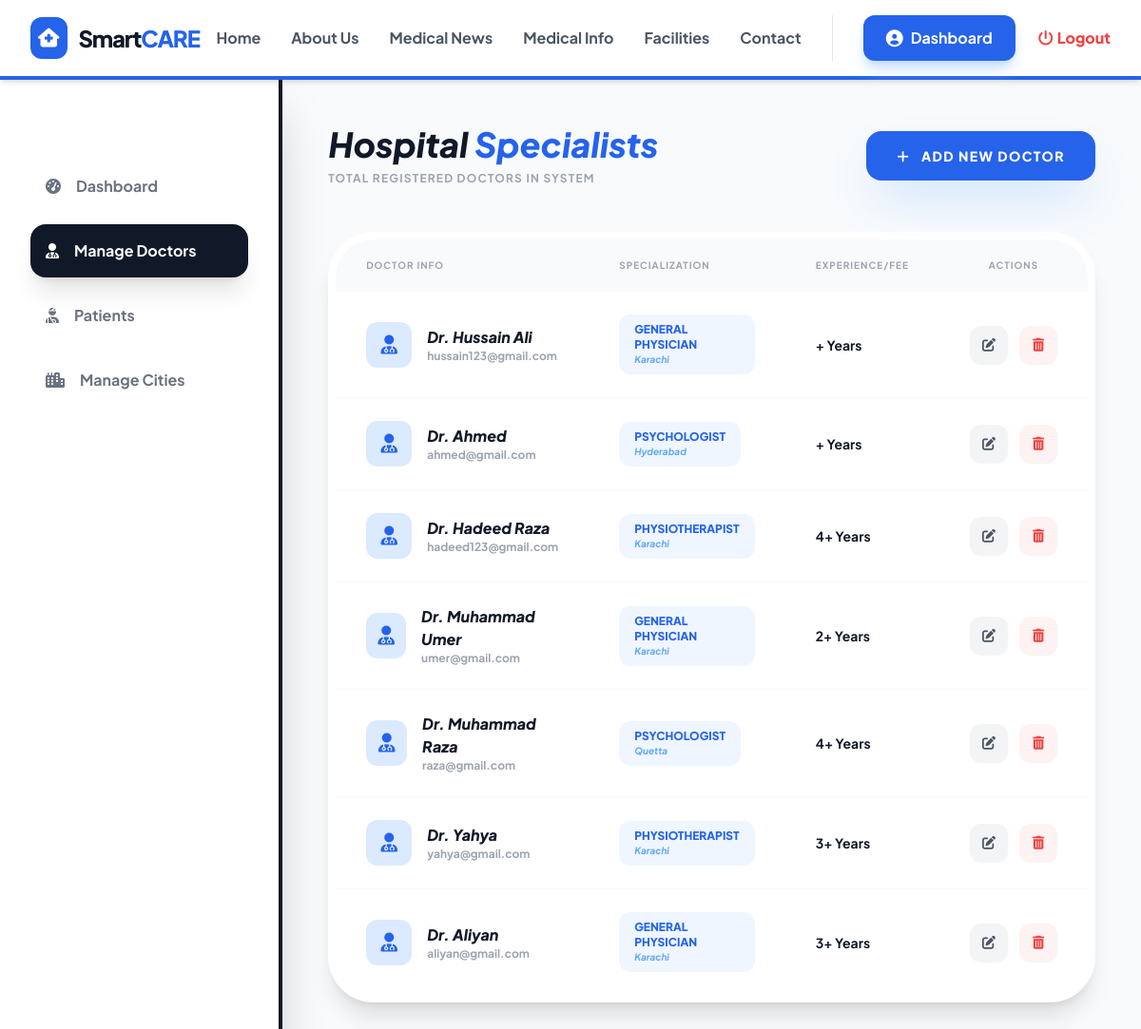
Page /manage_doctors.php (signed in) on the committed database.
### tables this page shows
CREATE TABLE `doctors` (
  `doctor_id` int(11) NOT NULL,
  `user_id` int(11) NOT NULL,
  `city_id` int(11) NOT NULL,
  `specialization` varchar(100) DEFAULT NULL,
  `qualification` varchar(255) DEFAULT NULL,
  `experience_years` int(11) DEFAULT NULL,
  `doctor_phone` varchar(15) DEFAULT NULL,
  `doctor_email` varchar(100) DEFAULT NULL,
  `availability_status` text DEFAULT NULL,
  `consultation_fee` int(11) DEFAULT 0,
  `doc_name` varchar(100) DEFAULT NULL
);

CREATE TABLE `users` (
  `user_id` int(11) NOT NULL,
  `username` varchar(50) NOT NULL,
  `password` varchar(255) NOT NULL,
  `role_id` int(11) NOT NULL,
  `email` varchar(100) NOT NULL,
  `full_name` varchar(100) NOT NULL,
  `address` text NOT NULL,
  `phone_number` varchar(15) NOT NULL,
  `reset_token` varchar(255) DEFAULT NULL,
  `token_expiry` datetime DEFAULT NULL
);

CREATE TABLE `cities` (
  `city_id` int(11) NOT NULL,
  `city_name` varchar(100) NOT NULL
);

### manage_doctors.php (the view, shortened to what this page needs)
<?php
include('config/db.php');
include('includes/header.php');
?>
<div class="flex min-h-screen bg-[#F8FAFC]">
    <div class="w-80 bg-white border-r-4 border-gray-900 shadow-2xl hidden lg:block">
        <div class="p-8 sticky top-24">
            <nav class="space-y-3 mt-10">
                <a href="admin_dashboard.php" class="flex items-center p-4 text-gray-500 hover:bg-gray-50 rounded-2xl font-bold transition">
                    <i class="fa-solid fa-gauge-high mr-4"></i> Dashboard
                </a>
                <a href="manage_doctors.php" class="flex items-center p-4 bg-gray-900 text-white rounded-2xl font-bold shadow-xl">
                    <i class="fa-solid fa-user-doctor mr-4"></i> Manage Doctors
                </a>
                <a href="manage_patients.php" class="flex items-center p-4 text-gray-500 hover:bg-gray-50 rounded-2xl font-bold transition">
                    <i class="fa-solid fa-user-injured mr-4"></i> Patients
                </a>
                <a href="manage_cities.php" class="flex items-center p-4 text-gray-500 hover:bg-gray-50 rounded-2xl font-bold transition">
                    <i class="fa-solid fa-city mr-4"></i> Manage Cities
                </a>
            </nav>
        </div>
    </div>
    <div class="flex-1 p-12">
        <div class="max-w-6xl mx-auto">
            <div class="flex justify-between items-center mb-12">
                <div>
                    <h1 class="text-4xl font-black text-gray-900 italic">Hospital <span class="text-blue-600">Specialists</span></h1>
                    <p class="text-gray-400 font-bold mt-2 uppercase tracking-widest text-xs">Total Registered Doctors in System</p>
                </div>
                <a href="add_doctor.php" class="bg-blue-600 text-white px-8 py-4 rounded-2xl font-black text-sm uppercase tracking-widest hover:bg-gray-900 transition shadow-2xl shadow-blue-200">
                    <i class="fa-solid fa-plus mr-2"></i> Add New Doctor
                </a>
            </div>
            <div class="bg-white rounded-[3rem] shadow-xl overflow-hidden border-8 border-white">
                <table class="w-full text-left border-collapse">
                    <thead class="bg-gray-50 text-gray-400 text-[10px] font-black uppercase tracking-widest">
                        <tr>
                            <th class="px-8 py-5">Doctor Info</th>
                            <th class="px-8 py-5">Specialization</th>
                            <th class="px-8 py-5">Experience/Fee</th>
                            <th class="px-8 py-5 text-center">Actions</th>
                        </tr>
                    </thead>
                    <tbody class="divide-y divide-gray-50">
                        <?php
                        $query = "SELECT d.*, u.full_name, u.email, c.city_name
                                  FROM doctors d
                                  JOIN users u ON d.user_id = u.user_id
                                  JOIN cities c ON d.city_id = c.city_id";
                        $res = mysqli_query($conn, $query);
                        if(mysqli_num_rows($res) > 0) {
                            while($row = mysqli_fetch_assoc($res)) {
                        ?>
                        <tr class="hover:bg-blue-50/30 transition">
                            <td class="px-8 py-6">
                                <div class="flex items-center">
                                    <div class="w-12 h-12 bg-blue-100 rounded-xl flex items-center justify-center mr-4">
                                        <i class="fa-solid fa-user-md text-blue-600 text-xl"></i>
                                    </div>
                                    <div>
                                        <p class="text-gray-900 font-black italic">Dr. <?php echo $row['full_name']; ?></p>
                                        <p class="text-xs text-gray-400 font-bold"><?php echo $row['email']; ?></p>
                                    </div>
                                </div>
                            </td>
                            <td class="px-8 py-6">
                                <div class="bg-blue-50 text-blue-600 px-4 py-2 rounded-xl inline-block">
                                    <p class="text-xs font-black uppercase"><?php echo $row['specialization']; ?></p>
                                    <p class="text-[10px] font-bold text-blue-400 italic"><?php echo $row['city_name']; ?></p>
                                </div>
                            </td>
                            <td class="px-8 py-6">
                                <p class="text-gray-900 font-bold text-sm"><?php echo $row['experience_years']; ?>+ Years</p>
                                 </td>
                            <td class="px-8 py-6">
                                <div class="flex justify-center gap-3">
                                    <a href="edit_doctors.php?id=<?php echo $row['doctor_id']; ?>" class="w-10 h-10 bg-gray-100 text-gray-600 rounded-xl flex items-center justify-center hover:bg-blue-600 hover:text-white transition shadow-sm">
                                        <i class="fa-solid fa-pen-to-square text-sm"></i>
                                    </a>
                                    <a href="?delete_id=<?php echo $row['doctor_id']; ?>"
                                       onclick="return confirm('Danger! Are you sure you want to delete this doctor?')"
                                       class="w-10 h-10 bg-red-50 text-red-500 rounded-xl flex items-center justify-center hover:bg-red-500 hover:text-white transition shadow-sm">
                                        <i class="fa-solid fa-trash-can text-sm"></i>
                                    </a>
                                </div>
                            </td>
                        </tr>
                        <?php
                            }
                        } else {
                            echo "<tr><td colspan='4' class='p-20 text-center text-gray-400 italic font-bold'>No doctors registered yet.</td></tr>";
                        }
                        ?>
                    </tbody>
                </table>
            </div>
        </div>
    </div>
</div>
<?php include('includes/footer.php'); ?>

### includes/header.php (style rules this page uses)
body { font-family: 'Plus Jakarta Sans', sans-serif; }

### rows in the picture
doctors: user.full_name "Hussain Ali", user.email "hussain123@gmail.com", specialization "GENERAL PHYSICIAN", city.city_name "Karachi"
doctors: user.full_name "Ahmed", user.email "ahmed@gmail.com", specialization "PSYCHOLOGIST", city.city_name "Hyderabad"
doctors: user.full_name "Hadeed Raza", user.email "hadeed123@gmail.com", specialization "PHYSIOTHERAPIST", city.city_name "Karachi", experience_years "4"
doctors: user.full_name "Muhammad Umer", user.email "umer@gmail.com", specialization "GENERAL PHYSICIAN", city.city_name "Karachi", experience_years "2"
doctors: user.full_name "Muhammad Raza", user.email "raza@gmail.com", specialization "PSYCHOLOGIST", city.city_name "Quetta", experience_years "4"
doctors: user.full_name "Yahya", user.email "yahya@gmail.com", specialization "PHYSIOTHERAPIST", city.city_name "Karachi", experience_years "3"
doctors: user.full_name "Aliyan", user.email "aliyan@gmail.com", specialization "GENERAL PHYSICIAN", city.city_name "Karachi", experience_years "3"
